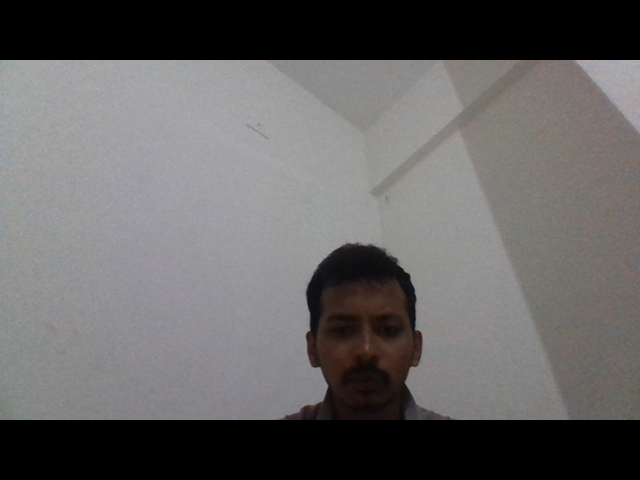
#> input picture cam.png, 640 x 480 px
$ python 103_resize_of_img.py
#> lines starting #> are read from the running program, lines starting #| are printed output that depends on the picture
import cv2


img1=cv2.imread('cam.png')
#> img1 is the input picture: shape (480, 640, 3); mean B, G, R 99.3, 99.3, 101.1
img2=cv2.imread('bridge.png')
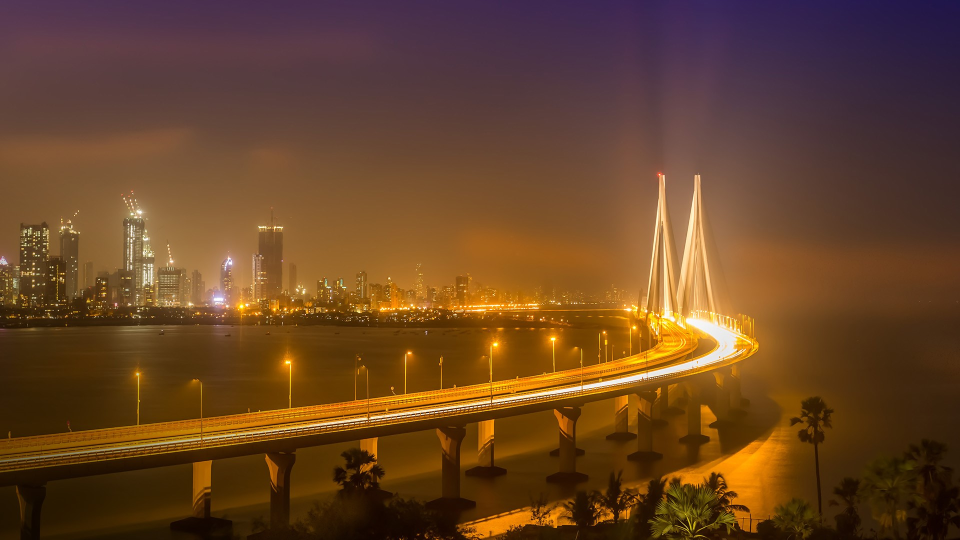
#> input picture bridge.png, 1920 x 1080 px (shown at 1/2 size)
#> img2 is the input picture: shape (1080, 1920, 3); mean B, G, R 38.2, 68.4, 104.9

img1=cv2.resize(img1, (512,512))
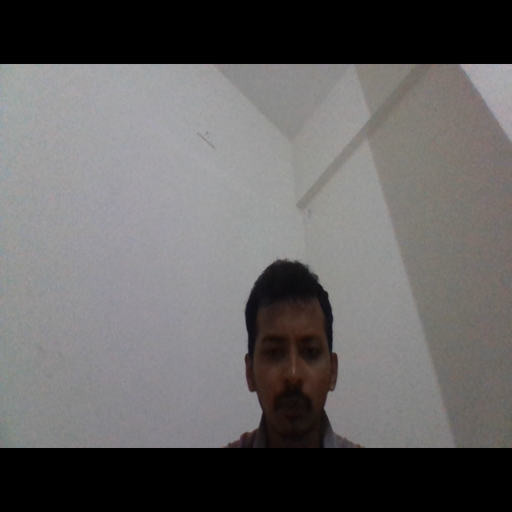
#> img1: shape (512, 512, 3); mean B, G, R 99.2, 99.2, 101
img2=cv2.resize(img2, (512,512))
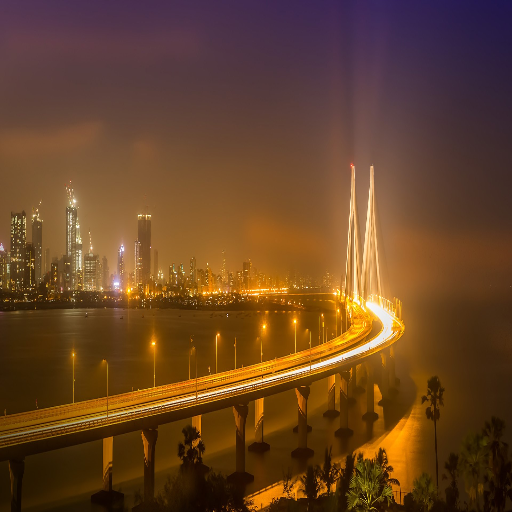
#> img2: shape (512, 512, 3); mean B, G, R 38.2, 68.4, 104.9

dest=cv2.add(img1,img2)
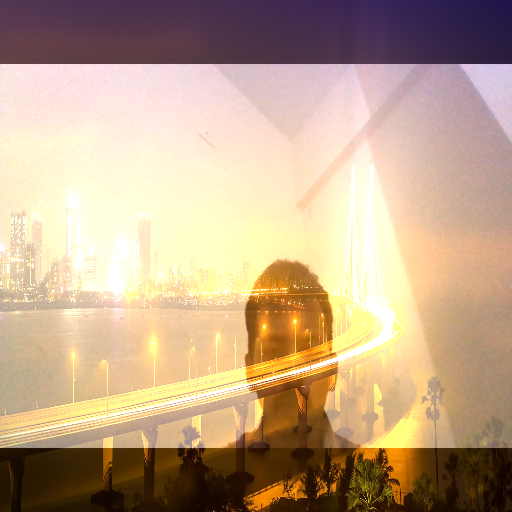
#> dest: shape (512, 512, 3); mean B, G, R 136.6, 164.5, 191
cv2.imshow('Marge Image',dest)
cv2.waitKey(0)
cv2.destroyAllWindows()
